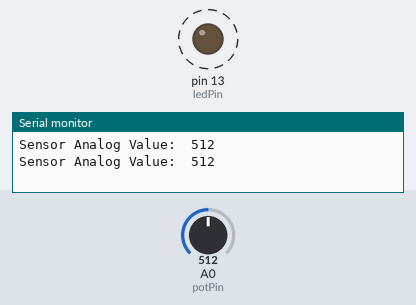
A sketch run on a simulated Arduino Uno, built with avr-gcc and run on an emulated ATmega328P. Shown: output pins drawn as LEDs (lit = HIGH), the last lines printed to the serial monitor. Dashed ring = blinking. The inputs (shaded band) are chosen by the test bench; at power-on: A0 (potPin) = 512.

Above: at 1.8 s.
1.9 s: A0 (potPin) set to 0
At 3.3 s:
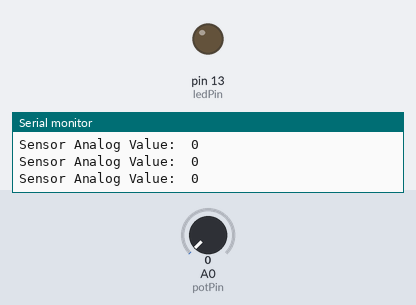
3.6 s: A0 (potPin) set to 511
At 4.0 s:
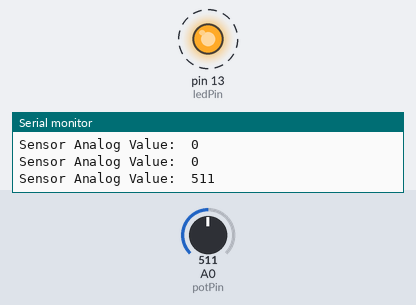
7.7 s: A0 (potPin) set to 1007
9.2 s: A0 (potPin) set to 1023
Timing chart, 0 to 12.2 s (numbered marks = the images above; inputs shaded):
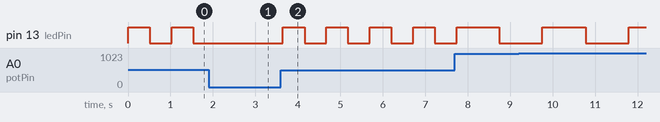

The sketch:

AnalogRead_Potentiometer.ino
```cpp
int potPin = A0;
int ledPin = 13;
int sensorValue = 0;

void setup()
{
  // put your setup code here, to run once:
  pinMode(ledPin, OUTPUT);
  Serial.begin(9600);
}

void loop()
{
  // put your main code here, to run repeatedly:
  sensorValue = analogRead(potPin);
  Serial.print("Sensor Analog Value:  ");
  Serial.println(sensorValue);

  digitalWrite(ledPin, HIGH);
  // delay() range = [0,1023]
  delay(sensorValue);

  digitalWrite(ledPin, LOW);
  // delay() range = [0,1023]
  delay(sensorValue);

}
```

Measured:
- after the input at 1.9 s, pin 13 (ledPin): stops changing and stays LOW
- after the input at 3.6 s, pin 13 (ledPin): alternates HIGH for 0.51 s and LOW for 0.51 s, starting after 0.05 s
- by itself, pin 13 (ledPin): alternates HIGH for 0.51 s and LOW for 0.51 s
